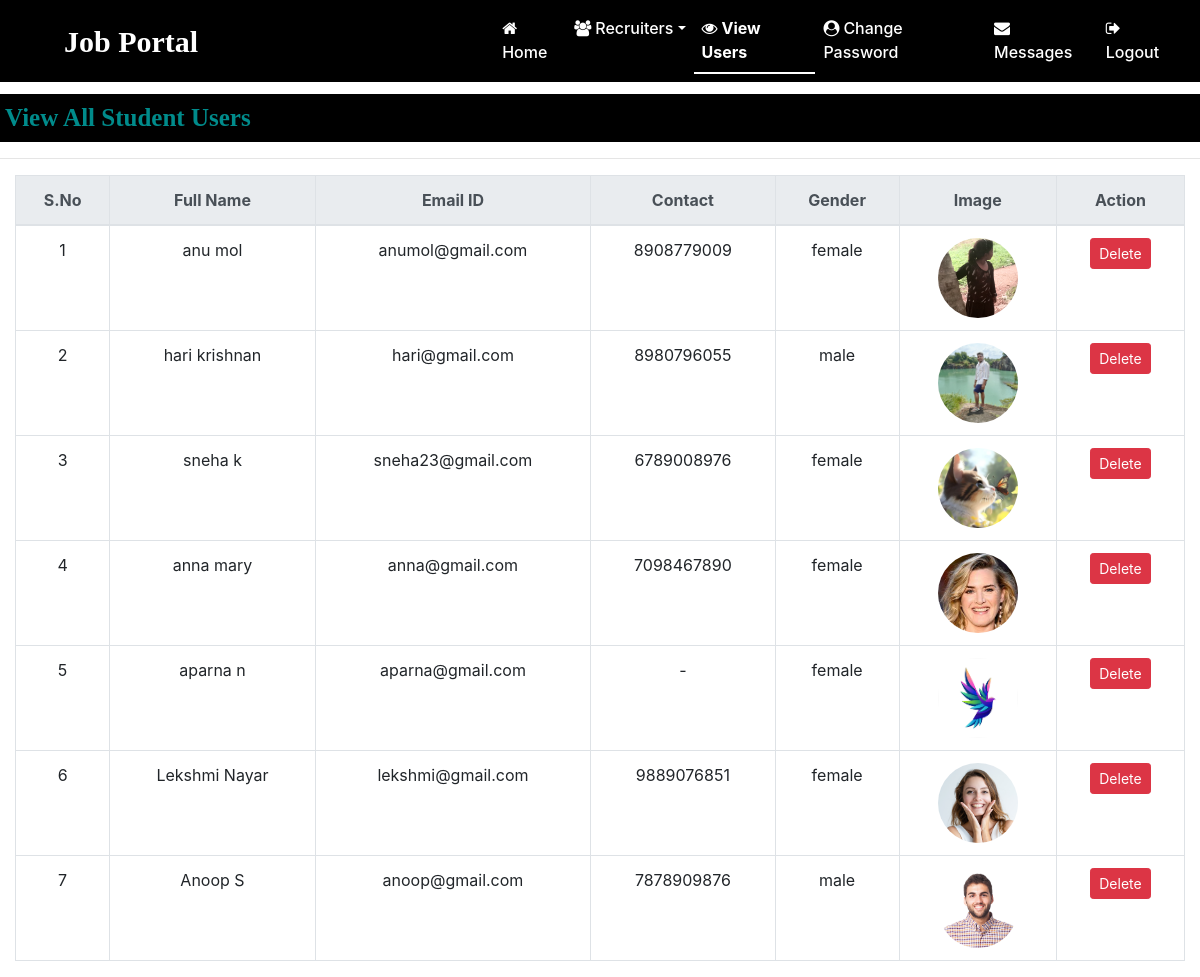
Before: /view_users (signed in) with the older database file.
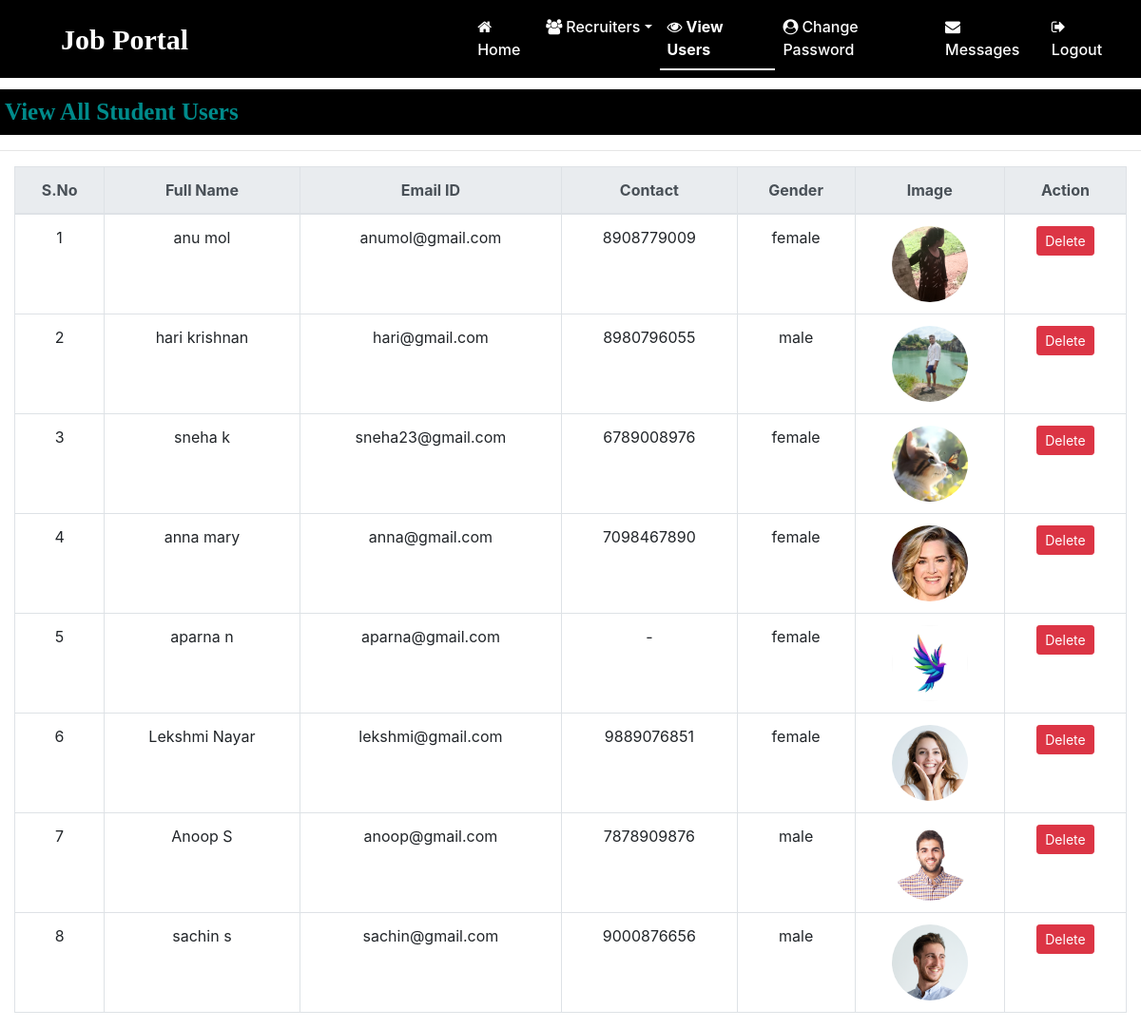
After: the same page with the newer database file.
### job/models.py (models this page shows, shortened)
class studentUser(models.Model):
    user=models.ForeignKey(User,on_delete=models.CASCADE)
    mobile=models.CharField(max_length=15,null=True)
    image = models.ImageField(upload_to='student_images/', null=True, blank=True)
    gender=models.CharField(max_length=10,null=True)
    type=models.CharField(max_length=15,null=True)

### job/views.py (the view)
# urls.py: path('view_users', view_users, name='view_users'),
def view_users(request):
    if not request.user.is_authenticated:
        return redirect('admin_login')
    data = studentUser.objects.all()
    context = {
        'data': data
    }
    return render(request, 'view_users.html', context)

### job/templates/view_users.html (shortened to what this page needs)
<!DOCTYPE html>
<html lang="en">
{% load static %}
<head>
    <link rel="stylesheet" href="https://cdn.jsdelivr.net/npm/bootstrap@4.6.2/dist/css/bootstrap.min.css">
</head>
<body>
    {% include 'admin_navigation.html' %}
    <div class="marquee">
        <marquee behavior="scroll" direction="left">View All Student Users</marquee>
    </div>
    <hr>
    <div class="container-fluid">
        <table class="table table-hover table-bordered">
            <thead class="thead-light">
                <tr>
                    <th>S.No</th>
                    <th>Full Name</th>
                    <th>Email ID</th>
                    <th>Contact</th>
                    <th>Gender</th>
                    <th>Image</th>
                    <th>Action</th>
                </tr>
            </thead>
            <tbody>
                {% for i in data %}
                <tr>
                    <td>{{ forloop.counter }}</td>
                    <td>{{ i.user.first_name }} {{ i.user.last_name }}</td>
                    <td>{{ i.user.username }}</td>
                    <td>{{ i.mobile|default:"-" }}</td>
                    <td>{{ i.gender|default:"-" }}</td>
                    <td>
                        {% if i.image %}
                            <img src="{{ i.image.url }}" width="80" height="80">
                        {% else %}
                            <img src="{% static 'images/default.png' %}" width="80" height="80">
                        {% endif %}
                    </td>
                    <td>
                        <a href="{% url 'delete_user' i.user.id %}"
                           class="btn btn-danger btn-sm"
                           onclick="return confirm('Are you sure you want to delete this user?');">
                           Delete
                        </a>
                    </td>
                </tr>
                {% empty %}
                <tr>
                    <td colspan="7">No users found.</td>
                </tr>
                {% endfor %}
            </tbody>
        </table>
    </div>
</body>
</html>

### job/templates/admin_navigation.html (shortened to what this page needs)
<!DOCTYPE html>
<html lang="en">
{% load static %}
<head>
    <link rel="stylesheet" href="https://cdn.jsdelivr.net/npm/bootstrap@4.6.2/dist/css/bootstrap.min.css">
    <link rel="stylesheet" href="https://cdnjs.cloudflare.com/ajax/libs/font-awesome/4.7.0/css/font-awesome.min.css">
</head>
<body>
<nav class="navbar navbar-expand-sm bg-black navbar-dark">
    <a class="navbar-brand text-white pl-5 font-weight-bold" style="font-family:'Monotype Corsiva';font-size:30px;">Job Portal</a>
    <ul class="navbar-nav">
        <li class="nav-item">
            <a class="nav-link {% if request.resolver_match.url_name == 'admin_home' %}active{% endif %}"
            href="{% url 'admin_home' %}" style="margin-left:280px;">
            <i class="fa fa-home mr-1"></i>Home
            </a>
        </li>
        <li class="nav-item dropdown">
            <a class="nav-link dropdown-toggle" href="#" data-toggle="dropdown" > <i class="fa fa-users mr-1"></i>Recruiters</a>
        </li>
       <li class="nav-item">
            <a class="nav-link {% if request.resolver_match.url_name == 'view_users' %}active{% endif %}"
            href="{% url 'view_users' %}">
            <i class="fa fa-eye mr-1"></i>View Users
            </a>
        </li>
        <li class="nav-item">
            <a class="nav-link {% if request.resolver_match.url_name == 'change_pwdadmin' %}active{% endif %}"
            href="{% url 'change_pwdadmin' %}">
            <i class="fa fa-user-circle mr-1"></i>Change Password
            </a>
        </li>
       <li class="nav-item">
    <a class="nav-link {% if request.resolver_match.url_name == 'view_messages' %}active{% endif %}"
    href="{% url 'view_messages' %}">
    <i class="fa fa-envelope mr-1"></i>Messages
    </a>
</li>
        <li class="nav-item">
            <a class="nav-link {% if request.resolver_match.url_name == 'Logout' %}active{% endif %}"
            href="{% url 'Logout' %}">
            <i class="fa fa-sign-out mr-1"></i>Logout
            </a>
        </li>
    </ul>
</nav>
</body>
</html>

### job/templates/view_users.html (style rules this page uses)
body { font-family: Arial, sans-serif; }
.marquee { font-family: 'Monotype Corsiva'; font-size: 25px; color: darkcyan; background-color: black; font-weight: bold; margin-top: 1%; padding: 5px; }
table th, table td { text-align: center; vertical-align: middle; }
img { border-radius: 50%; object-fit: cover; }
.btn-danger { border-radius: 5px; }

### job/templates/admin_navigation.html (style rules this page uses)
.navbar { background:black !important; }
.navbar-nav .nav-link, .navbar-brand { color:white !important; font-weight:500; }
.fa { transition:0.3s; }
.navbar .active { font-weight:bold; border-bottom:2px solid white; color:white !important; }

Changed rows visible on the page:
added studentUser: user.first_name "sachin", user.last_name "s", user.username "sachin@gmail.com", mobile "9000876656", gender "male", image (picture)
